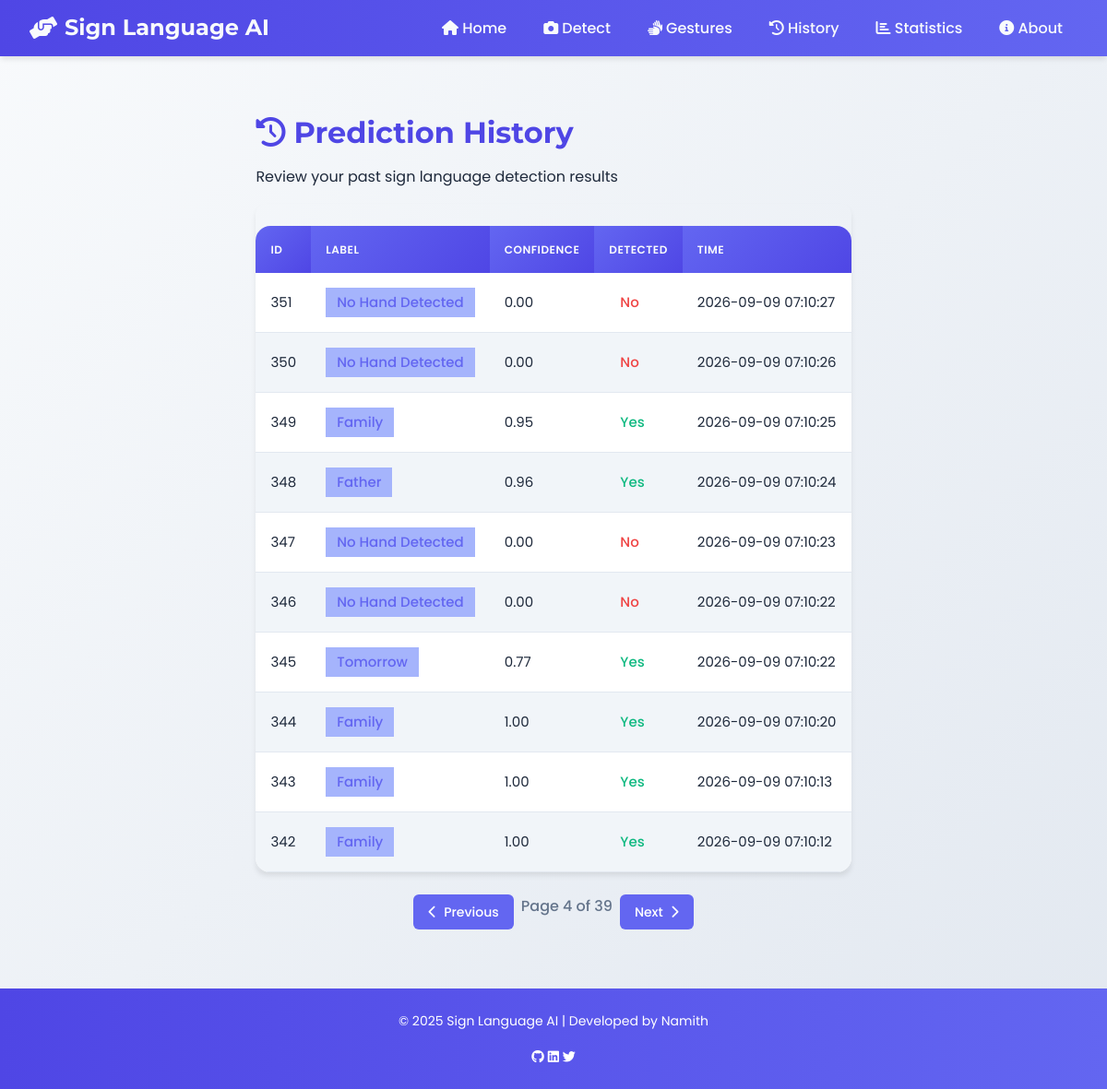
The page /history?page=4 on the database its author committed.
### app.py (models this page shows, shortened)
class Prediction(db.Model):
    id = db.Column(db.Integer, primary_key=True)
    label = db.Column(db.String(100), nullable=False)
    confidence = db.Column(db.Float, nullable=True)
    landmarks_detected = db.Column(db.Boolean, default=True)
    error_message = db.Column(db.String(500), nullable=True)
    timestamp = db.Column(db.DateTime, default=lambda: datetime.now(timezone.utc))
    session_id = db.Column(db.String(50), nullable=True)

### app.py (the view)
@app.route("/history")
def history():
    page = request.args.get('page', 1, type=int)
    per_page = 10
    predictions = Prediction.query.order_by(desc(Prediction.timestamp)).paginate(page=page, per_page=per_page, error_out=False)
    return render_template("history.html", predictions=predictions)

### templates/history.html
{% extends "base.html" %}
{% block content %}
<div class="container">
    <div class="page-header">
        <h2><i class="fas fa-history"></i> Prediction History</h2>
        <p class="subtitle">Review your past sign language detection results</p>
    </div>
    <div class="table-container">
        <table>
            <thead>
                <tr>
                    <th>ID</th>
                    <th>Label</th>
                    <th>Confidence</th>
                    <th>Detected</th>
                    <th>Time</th>
                </tr>
            </thead>
            <tbody>
                {% for p in predictions.items %}
                <tr>
                    <td>{{ p.id }}</td>
                    <td><span class="label-badge">{{ p.label }}</span></td>
                    <td>{{ "%.2f"|format(p.confidence or 0) }}</td>
                    <td>{% if p.landmarks_detected %}<span class="status-badge success">Yes</span>{% else %}<span class="status-badge error">No</span>{% endif %}</td>
                    <td>{{ p.timestamp.strftime("%Y-%m-%d %H:%M:%S") }}</td>
                </tr>
                {% endfor %}
            </tbody>
        </table>
    </div>
    <div class="pagination">
        {% if predictions.has_prev %}
            <a href="?page={{ predictions.prev_num }}" class="pagination-btn"><i class="fas fa-chevron-left"></i> Previous</a>
        {% endif %}
        <span class="pagination-info">Page {{ predictions.page }} of {{ predictions.pages }}</span>
        {% if predictions.has_next %}
            <a href="?page={{ predictions.next_num }}" class="pagination-btn">Next <i class="fas fa-chevron-right"></i></a>
        {% endif %}
    </div>
</div>
{% endblock %}

### static/style.css (style rules this page uses)
:root { --primary: #6366f1; --primary-dark: #4f46e5; --primary-light: #a5b4fc; --secondary: #0ea5e9; --accent: #f59e0b; --dark: #1e293b; --light: #f8fafc; --gray: #64748b; --success: #10b981; --error: #ef4444; --shadow-sm: 0 1px 3px rgba(0,0,0,0.1); --shadow-md: 0 4px 6px -1px rgba(0,0,0,0.1); --shadow-lg: 0 10px 15px -3px rgba(0,0,0,0.1); --radius-sm: 0.375rem; --radius-md: 0.75rem; --radius-lg: 1rem; --transition: all 0.3s ease; }
* { box-sizing: border-box; margin: 0; padding: 0; }
body { font-family: 'Poppins', sans-serif; background: linear-gradient(135deg, #f8fafc 0%, #e2e8f0 100%); color: var(--dark); line-height: 1.6; min-height: 100vh; display: flex; flex-direction: column; }
h1, h2, h3, h4, h5, h6 { font-family: 'Montserrat', sans-serif; font-weight: 700; line-height: 1.2; margin-bottom: 1rem; }
h2 { font-size: 2rem; color: var(--primary-dark); }
a { text-decoration: none; color: inherit; transition: var(--transition); }
p { margin-bottom: 1rem; }
.container { max-width: 1200px; margin: 0 auto; padding: 2rem 1.5rem; flex: 1; }
.table-container { overflow-x: auto; border-radius: var(--radius-md); box-shadow: var(--shadow-md); }
table { width: 100%; border-collapse: separate; border-spacing: 0; margin-top: 1.5rem; font-size: 0.9375rem; background: white; border-radius: var(--radius-lg); overflow: hidden; box-shadow: var(--shadow-md); }
th, td { padding: 1rem; text-align: left; }
th { background: linear-gradient(135deg, var(--primary) 0%, var(--primary-dark) 100%); color: var(--light); font-weight: 600; text-transform: uppercase; font-size: 0.75rem; letter-spacing: 0.5px; }
tr:nth-child(even) { background: #f1f5f9; }
td { border-bottom: 1px solid #e2e8f0; }
.label-badge { display: inline-block; background-color: var(--primary-light); color: var(--primary); padding: 0.25rem 0.75rem; border-radius: var(--radius-pill); font-weight: 500; }
.status-badge { display: inline-block; padding: 0.25rem 0.75rem; border-radius: var(--radius-pill); font-weight: 500; }
.status-badge.success { background-color: var(--success-light); color: var(--success); }
.status-badge.error { background-color: var(--error-light); color: var(--error); }
.pagination { display: flex; justify-content: center; gap: 0.5rem; margin-top: 1.5rem; }
.pagination-btn { padding: 0.5rem 1rem; background: var(--primary); color: white; border-radius: var(--radius-sm); transition: var(--transition); font-weight: 500; font-size: 0.875rem; display: flex; align-items: center; gap: 0.5rem; }
.pagination-info { color: var(--gray); font-weight: 500; }

### rows shown on the page
Prediction: id "351", label "No Hand Detected", confidence "0.00", landmarks_detected "No", timestamp "2026-09-09 07:10:27"
Prediction: id "350", label "No Hand Detected", confidence "0.00", landmarks_detected "No", timestamp "2026-09-09 07:10:26"
Prediction: id "349", label "Family", confidence "0.95", landmarks_detected "Yes", timestamp "2026-09-09 07:10:25"
Prediction: id "348", label "Father", confidence "0.96", landmarks_detected "Yes", timestamp "2026-09-09 07:10:24"
Prediction: id "347", label "No Hand Detected", confidence "0.00", landmarks_detected "No", timestamp "2026-09-09 07:10:23"
Prediction: id "346", label "No Hand Detected", confidence "0.00", landmarks_detected "No", timestamp "2026-09-09 07:10:22"
Prediction: id "345", label "Tomorrow", confidence "0.77", landmarks_detected "Yes", timestamp "2026-09-09 07:10:22"
Prediction: id "344", label "Family", confidence "1.00", landmarks_detected "Yes", timestamp "2026-09-09 07:10:20"
Prediction: id "343", label "Family", confidence "1.00", landmarks_detected "Yes", timestamp "2026-09-09 07:10:13"
Prediction: id "342", label "Family", confidence "1.00", landmarks_detected "Yes", timestamp "2026-09-09 07:10:12"

### other values the page prints
{{ predictions.page }} "4"
{{ predictions.pages }} "39"
